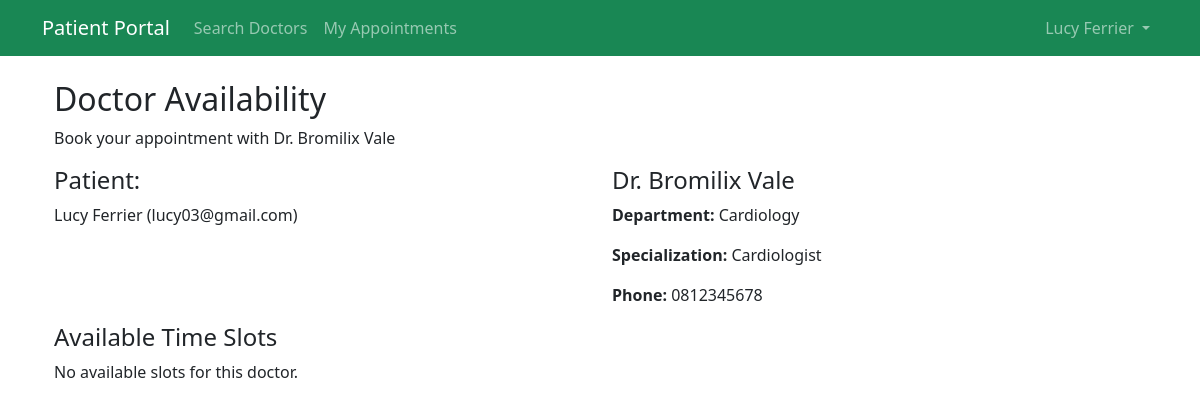
The app's page /appointment/doctor/1/availability/ (signed in), older data.
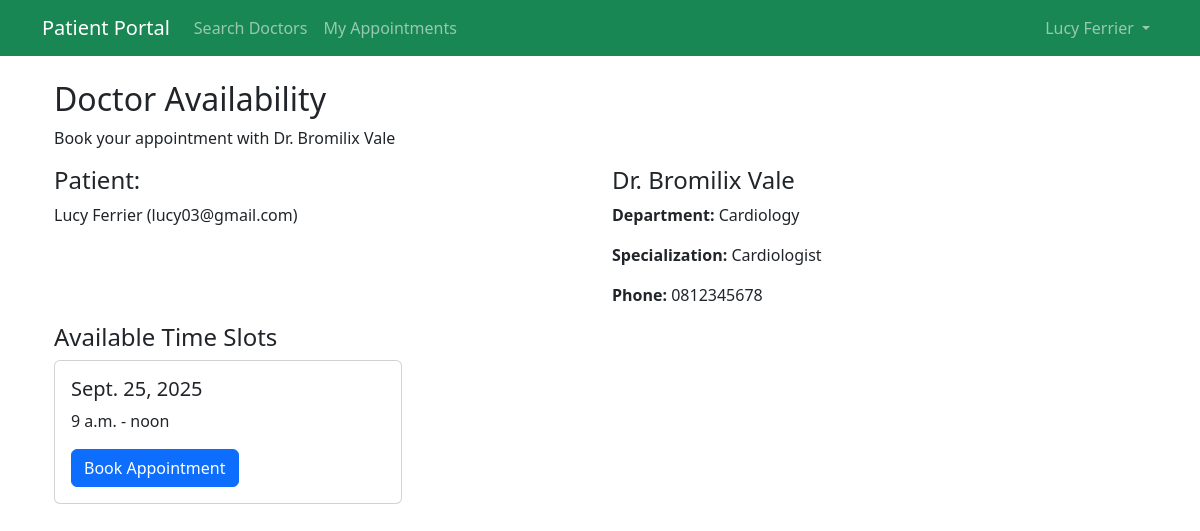
The same page, newer data.
### appointment/models.py (models this page shows, shortened)
class DoctorAvailability(models.Model):
    doctor = models.ForeignKey(Doctor, on_delete=models.CASCADE)
    available_date = models.DateField()
    start_time = models.TimeField(default='09:00:00')
    end_time = models.TimeField(default='21:00:00')
    class Meta:
        unique_together = ('doctor', 'available_date', 'start_time', 'end_time')

### appointment/views.py (the view)
# urls.py: path('doctor/<int:doctor_id>/availability/', views.patient_view_availability, name='patient_view_availability'),
@patient_login_required
def patient_view_availability(request, doctor_id):
    doctor_info = get_object_or_404(Doctor, id=doctor_id, status='active')
    available_slots = DoctorAvailability.objects.filter(
        doctor=doctor_info,
        available_date__gte=timezone.now().date()
    ).order_by('available_date', 'start_time')
    patient_id = request.session.get('patient_id')
    patient = get_object_or_404(Patient, id=patient_id)
    return render(request, 'appointment/patient_view_availability.html', {
        'doctor_info': doctor_info,
        'available_slots': available_slots,
        'patient': patient
    })

### appointment/templates/appointment/patient_view_availability.html
{% extends 'appointment/base.html' %}
{% block content %}
<div class="container mt-4">
    <h2>Doctor Availability</h2>
    <p>Book your appointment with Dr. {{ doctor_info.fname }} {{ doctor_info.lname }}</p>
    <div class="row">
        <div class="col-md-6">
            <h4>Patient:</h4>
            <p>{{ patient.fname }} {{ patient.lname }} ({{ patient.email }})</p>
        </div>
        <div class="col-md-6">
            <h4>Dr. {{ doctor_info.fname }} {{ doctor_info.lname }}</h4>
            <p><strong>Department:</strong> {{ doctor_info.department.dep_name }}</p>
            <p><strong>Specialization:</strong> {{ doctor_info.specialisation }}</p>
            <p><strong>Phone:</strong> {{ doctor_info.phone }}</p>
        </div>
    </div>
    <h4>Available Time Slots</h4>
    <div class="row">
        {% for slot in available_slots %}
            <div class="col-md-4 mb-3">
                <div class="card">
                    <div class="card-body">
                        <h5 class="card-title">{{ slot.available_date }}</h5>
                        <p class="card-text">{{ slot.start_time }} - {{ slot.end_time }}</p>
                        <a href="{% url 'appointment:book_appointment' slot.id %}" class="btn btn-primary">Book Appointment</a>
                    </div>
                </div>
            </div>
        {% empty %}
            <p>No available slots for this doctor.</p>
        {% endfor %}
    </div>
</div>
{% endblock %}

Row changes from the older to the newer data that the page shows:
added DoctorAvailability: available_date "Sept. 25, 2025", start_time "9 a.m.", end_time "noon"
Text that changed along with them:
text no longer shown: "No available slots for this doctor."
